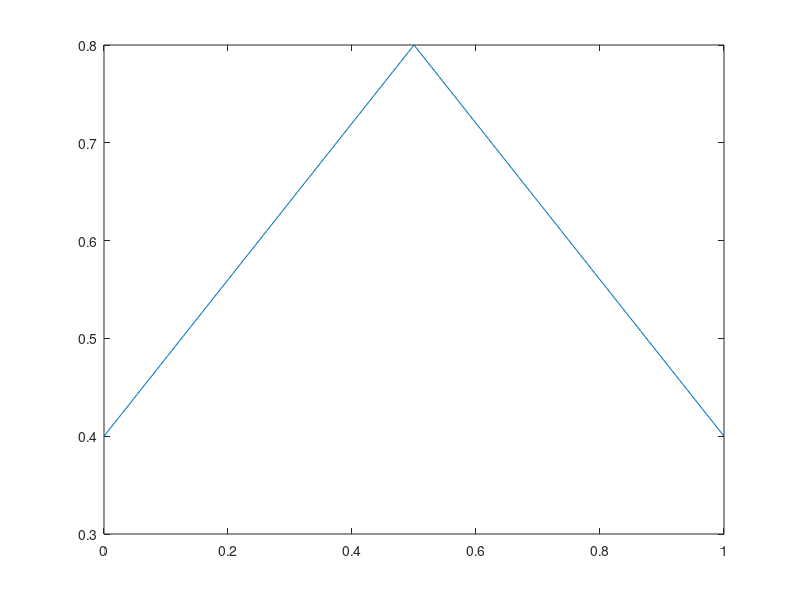

Write MATLAB code to recreate this figure.
k = [0:0.5:1];                 % length of time series
y_i = zeros(1,length(k));   % Pre-allocation
y_i(1) = 0.4;                 % initial condition
mu = 2;

% Solving the iterated solution
for i = 2:length(y_i)
    if (y_i(i - 1) < 0.5)
        y_i(i) = mu * y_i(i - 1);
    elseif (0.5 <= y_i(i - 1))
        y_i(i) = mu * (1 - y_i(i - 1));
    end
end

plot(k,y_i)
